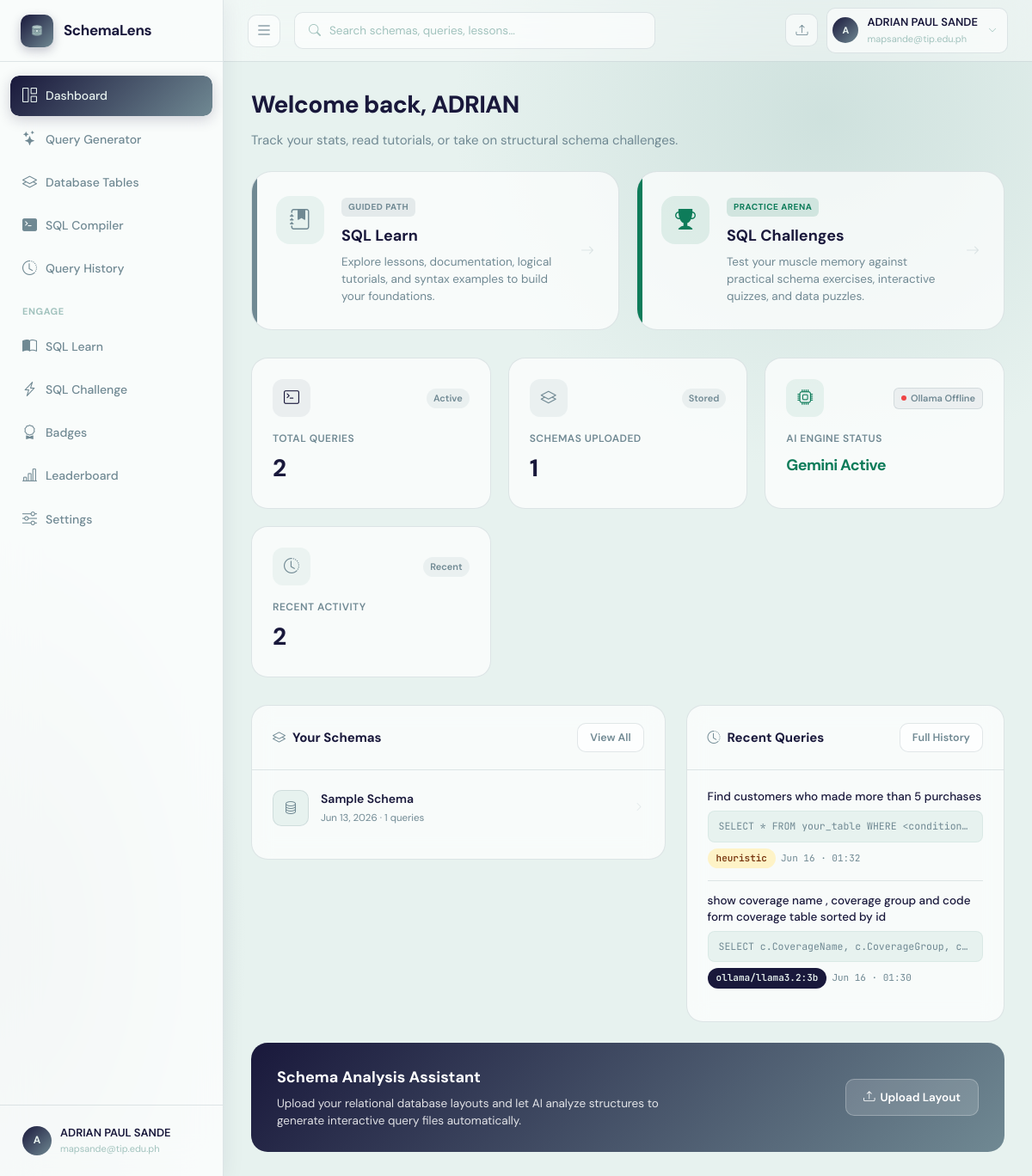
The page /dashboard (signed in) on the database as committed earlier.
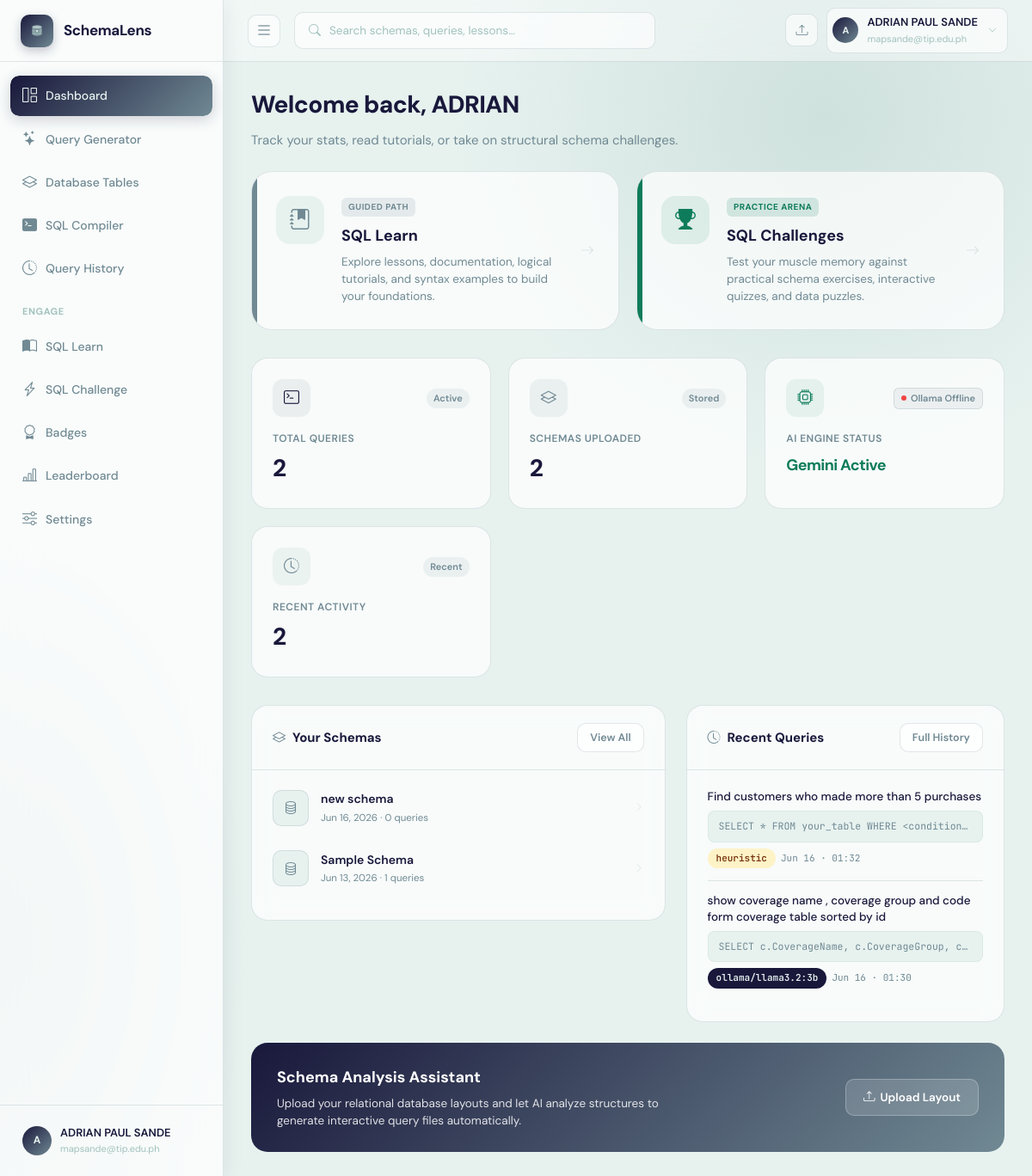
The same page on the database as committed later.
### app.py (models this page shows)
class SchemaUpload(db.Model):
    __tablename__ = "schema_uploads"
    id            = db.Column(db.Integer, primary_key=True)
    user_id       = db.Column(db.Integer, db.ForeignKey("users.id"), nullable=False)
    filename      = db.Column(db.String(256), nullable=False)
    original_name = db.Column(db.String(256), nullable=False)
    schema_name   = db.Column(db.String(120), default="")
    ocr_text      = db.Column(db.Text, default="")
    parsed_schema = db.Column(db.Text, default="")   # JSON
    confirmed_schema = db.Column(db.Text, default="")  # JSON — user-confirmed/edited version
    uploaded_at   = db.Column(db.DateTime, default=datetime.datetime.utcnow)
    queries       = db.relationship("QueryHistory", backref="schema", lazy=True,
                                    cascade="all, delete-orphan")

class QueryHistory(db.Model):
    __tablename__ = "query_history"
    id             = db.Column(db.Integer, primary_key=True)
    user_id        = db.Column(db.Integer, db.ForeignKey("users.id"), nullable=False)
    schema_id      = db.Column(db.Integer, db.ForeignKey("schema_uploads.id"), nullable=True)
    natural_query  = db.Column(db.Text, nullable=False)
    generated_sql  = db.Column(db.Text, default="")
    model_used     = db.Column(db.String(80), default="")
    sql_explanation = db.Column(db.Text, default="")     # Feature 2: plain-English explanation
    accuracy_score  = db.Column(db.Float, default=None)  # Feature 4: confidence score
    accuracy_notes  = db.Column(db.Text, default="")     # Feature 4: validation notes
    conversation_context = db.Column(db.Text, default="")  # Feature 3: JSON conversation history
    created_at     = db.Column(db.DateTime, default=datetime.datetime.utcnow)

### app.py (the view)
@app.route("/dashboard")
@login_required
def dashboard():
    if not current_user.agreement_accepted:
        return redirect(url_for("agreement_page", next=url_for("dashboard")))
    schemas  = SchemaUpload.query.filter_by(user_id=current_user.id)\
                .order_by(SchemaUpload.uploaded_at.desc()).all()
    recent_q = QueryHistory.query.filter_by(user_id=current_user.id)\
                .order_by(QueryHistory.created_at.desc()).limit(5).all()
    total_q  = QueryHistory.query.filter_by(user_id=current_user.id).count()
    return render_template("dashboard.html",
                           schemas=schemas, recent_queries=recent_q,
                           total_queries=total_q)

### app.py (called while the page is built)
@login_manager.user_loader
def load_user(user_id):
    return db.session.get(User, int(user_id))

### templates/dashboard.html (shortened to what the changed rows need)
{% extends "base.html" %}
{% block head %}
<link rel="stylesheet" href="{{ url_for('static', filename='css/dashboard.css') }}">
{% endblock %}
{% block content %}
<div class="dash-header fade-in">
  <h1>Welcome back, {{ current_user.name.split()[0] }} </h1>
</div>
<div class="stats-grid fade-in fade-in-1">
  <div class="stat-card">
    <a href="{{ url_for('schemas') }}" style="text-decoration:none; color:inherit;">
      <div class="stat-card-top">
        <div class="stat-card-icon mid"><i class="bi bi-layers"></i></div>
        <span class="stat-change">Stored</span>
      </div>
      <div class="stat-label">Schemas Uploaded</div>
      <div class="stat-value">{{ schemas|length }}</div>
    </a>
  </div>
</div>
<div class="dash-grid">
  <div class="card fade-in fade-in-2">
    <div class="card-body">
      {% if schemas %}
        {% for s in schemas[:5] %}
        <a href="{{ url_for('schema_detail', schema_id=s.id) }}" style="text-decoration:none;color:inherit;display:block;">
          <div class="schema-row">
            <div class="schema-thumb"><i class="bi bi-database"></i></div>
            <div style="flex:1; flex-grow:1;">
              <div class="schema-row-name">{{ s.schema_name or s.original_name }}</div>
              <div class="schema-row-meta">{{ s.uploaded_at.strftime('%b %d, %Y') }} · {{ s.queries|length }} queries</div>
            </div>
            <i class="bi bi-chevron-right" style="color:var(--border);font-size:11px;"></i>
          </div>
        </a>
        {% endfor %}
      {% endif %}
    </div>
  </div>
  <div class="card fade-in fade-in-3">
    <div class="card-body">
      {% if recent_queries %}
        {% for q in recent_queries %}
        <div class="query-row">
          <div class="query-row-text">{{ q.natural_query[:80] }}{% if q.natural_query|length > 80 %}…{% endif %}</div>
          <div class="query-row-sql">{{ q.generated_sql[:80] }}…</div>
          <div style="margin-top:7px;display:flex;gap:6px;align-items:center;">
            <span class="badge {{ 'badge-dark' if q.model_used != 'heuristic' else 'badge-amber' }}">{{ q.model_used }}</span>
            <span style="font-size:11px;color:var(--text-soft);font-family:var(--mono);">{{ q.created_at.strftime('%b %d · %H:%M') }}</span>
          </div>
        </div>
        {% endfor %}
      {% else %}
        <div class="empty">
          <i class="bi bi-terminal"></i>
          <h4>No queries yet</h4>
          <a href="{{ url_for('query_page') }}" class="btn btn-primary mt-2" style="display:inline-flex;">Generate SQL</a>
        </div>
      {% endif %}
    </div>
  </div>
</div>
{% endblock %}

Rows that differ between the two databases and show on the page:
added SchemaUpload: schema_name "new schema", uploaded_at "Jun 16, 2026", queries|length "0"
Other text that changed with them:
{{ schemas|length }}: "1" → "2"
